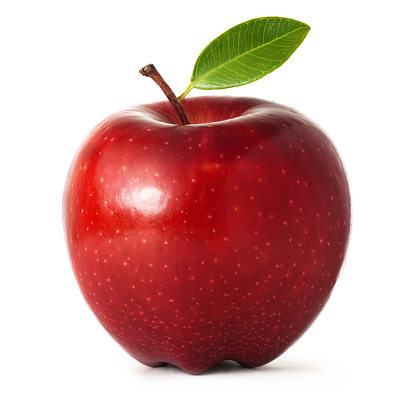
#> input picture pertemuan3/apple.jpg, 416 x 416 px
$ jupyter execute latihan.ipynb
#> lines starting #> are read from the running program, lines starting #| are printed output that depends on the picture
[cell 1]
import cv2

[cell 2]
image = cv2.imread('apple.jpg',1)
#> image is the input picture: shape (416, 416, 3); mean B, G, R 167.7, 170.6, 212

b = image.copy()
# set green and red channels to 0
b[:, :, 1] = 0
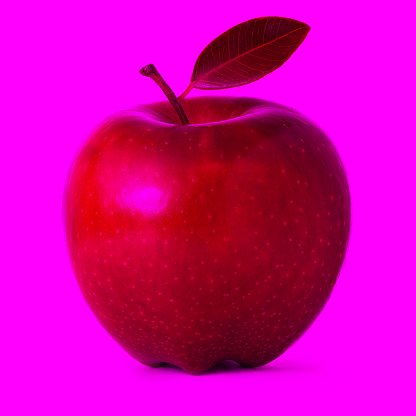
#> b: shape (416, 416, 3); mean B, G, R 167.7, 0, 212
b[:, :, 2] = 0
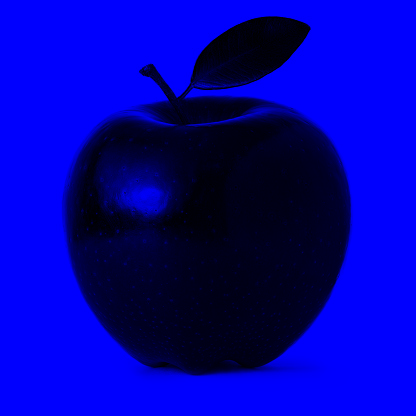
#> b: shape (416, 416, 3); mean B, G, R 167.7, 0, 0

# image asli
cv2.imshow('Image asli', image)

# RGB - Blue
cv2.imshow('B-RGB', b)
cv2.waitKey(0)
cv2.destroyAllWindows()

[cell 3]
g = image.copy()

# set blue and red channel to 0
g[:, :, 0] = 0
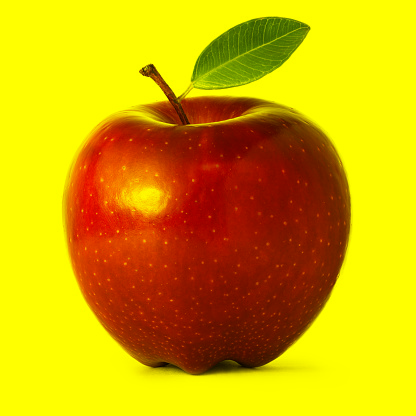
#> g: shape (416, 416, 3); mean B, G, R 0, 170.6, 212
g[:, :, 2] = 0
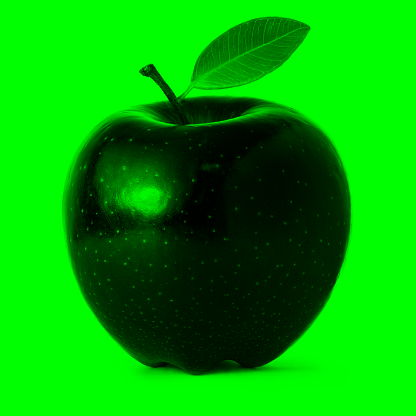
#> g: shape (416, 416, 3); mean B, G, R 0, 170.6, 0

# image asli
cv2.imshow('Image Asli', image)

# RGB - Green
cv2.imshow('G-RGB', g)
cv2.waitKey(0)
cv2.destroyAllWindows()

[cell 4]
r = image.copy()

# set blue and green channels to 0
r[:, :, 0] = 0
r[:, :, 1] = 0
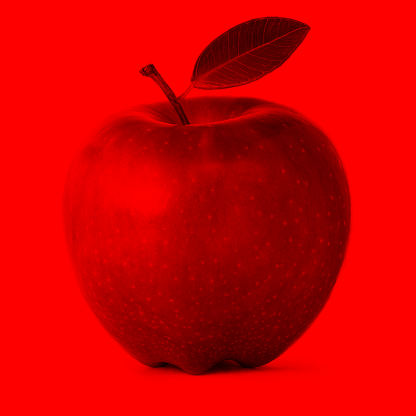
#> r: shape (416, 416, 3); mean B, G, R 0, 0, 212

# image asli
cv2.imshow('Image asli', image)

# RGB - Red
cv2.imshow('R-RGB', r)
cv2.waitKey(0)
cv2.destroyAllWindows()
